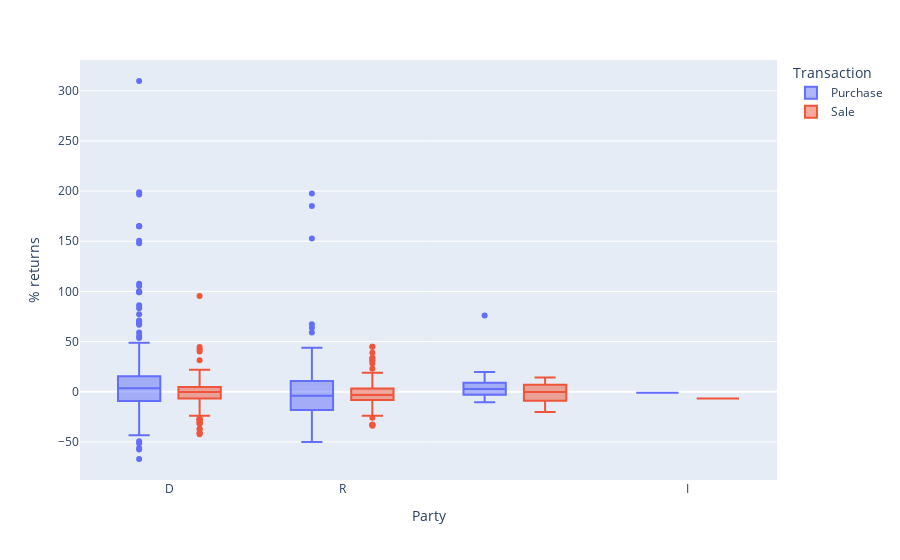

The notebook cell saved with this chart:
### Code cell
fig = px.box(summary_df,x = 'Party', y='% returns', color = 'Transaction')
fig.show()

### Figure 1 — Plotly figure (JSON) as saved in the notebook; plotly's stock layout.template omitted (floating-point values rounded to 4 significant figures; data arrays with more than 128 entries replaced by an {"elided": "..."} marker saying what was removed)
{"data": [{"alignmentgroup": "True", "hovertemplate": "Transaction=Purchase<br>Party=%{x}<br>% returns=%{y}<extra></extra>", "legendgroup": "Purchase", "marker": {"color": "#636efa"}, "name": "Purchase", "notched": false, "offsetgroup": "Purchase", "orientation": "v", "showlegend": true, "type": "box", "x": {"elided": "621 str values"}, "x0": " ", "xaxis": "x", "y": {"elided": "621 float values"}, "y0": " ", "yaxis": "y"}, {"alignmentgroup": "True", "hovertemplate": "Transaction=Sale<br>Party=%{x}<br>% returns=%{y}<extra></extra>", "legendgroup": "Sale", "marker": {"color": "#EF553B"}, "name": "Sale", "notched": false, "offsetgroup": "Sale", "orientation": "v", "showlegend": true, "type": "box", "x": {"elided": "820 str values"}, "x0": " ", "xaxis": "x", "y": {"elided": "820 float values"}, "y0": " ", "yaxis": "y"}], "layout": {"autosize": true, "boxmode": "group", "legend": {"title": {"text": "Transaction"}, "tracegroupgap": 0}, "margin": {"t": 60}, "xaxis": {"anchor": "y", "autorange": true, "domain": [0, 1], "range": [-0.5174, 3.517], "title": {"text": "Party"}, "type": "category"}, "yaxis": {"anchor": "x", "autorange": true, "domain": [0, 1], "range": [-87.93, 330.6], "title": {"text": "% returns"}, "type": "linear"}}}
